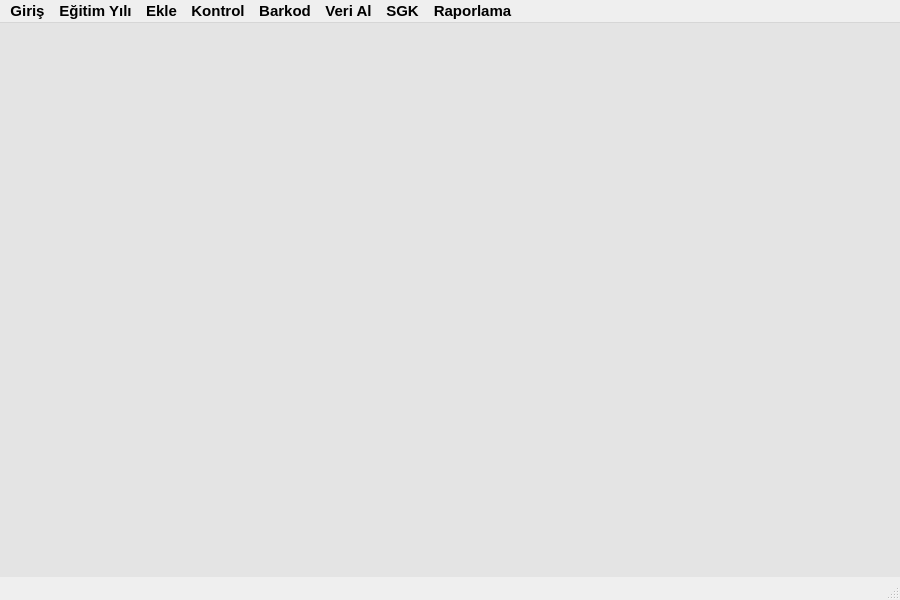
<?xml version="1.0" encoding="UTF-8"?>
<ui version="4.0">
 <class>MainWindow</class>
 <widget class="QMainWindow" name="MainWindow">
  <property name="geometry">
   <rect>
    <x>0</x>
    <y>0</y>
    <width>900</width>
    <height>600</height>
   </rect>
  </property>
  <property name="font">
   <font>
    <pointsize>11</pointsize>
    <weight>75</weight>
    <bold>true</bold>
   </font>
  </property>
  <property name="windowTitle">
   <string>MainWindow</string>
  </property>
  <widget class="QWidget" name="centralwidget">
   <property name="styleSheet">
    <string notr="true">/*Copyright (c) DevSec Studio. All rights reserved.

MIT License

Permission is hereby granted, free of charge, to any person obtaining a copy
of this software and associated documentation files (the &quot;Software&quot;), to deal
in the Software without restriction, including without limitation the rights
to use, copy, modify, merge, publish, distribute, sublicense, and/or sell
copies of the Software, and to permit persons to whom the Software is
furnished to do so, subject to the following conditions:

The above copyright notice and this permission notice shall be included in all
copies or substantial portions of the Software.

THE SOFTWARE IS PROVIDED *AS IS*, WITHOUT WARRANTY OF ANY KIND, EXPRESS OR
IMPLIED, INCLUDING BUT NOT LIMITED TO THE WARRANTIES OF MERCHANTABILITY,
FITNESS FOR A PARTICULAR PURPOSE AND NONINFRINGEMENT. IN NO EVENT SHALL THE
AUTHORS OR COPYRIGHT HOLDERS BE LIABLE FOR ANY CLAIM, DAMAGES OR OTHER
LIABILITY, WHETHER IN AN ACTION OF CONTRACT, TORT OR OTHERWISE, ARISING FROM,
OUT OF OR IN CONNECTION WITH THE SOFTWARE OR THE USE OR OTHER DEALINGS IN THE SOFTWARE.
*/

/*-----QWidget-----*/
QWidget
{
	background-color: #e4e4e4;
	color: #000;
	selection-background-color: #46a2da;
	selection-color: #fff;

}


/*-----QLabel-----*/
QLabel
{
	background-color: transparent;
	color: #fff;

}


/*-----QMenuBar-----*/
QMenuBar 
{
	background-color: qlineargradient(spread:repeat, x1:1, y1:0, x2:1, y2:1, stop:0 rgba(227, 227, 227, 255),stop:1 rgba(187, 187, 187, 255));
	border: 1px solid #f1f1f1;
	color: #000;

}


QMenuBar::item 
{
	background-color: transparent;

}


QMenuBar::item:selected 
{
	background-color: rgba(70,162,218,50%);
	border: 1px solid #46a2da;
	color: #000;

}


QMenuBar::item:pressed 
{
	background-color: #46a2da;
	border: 1px solid #46a2da;
	color: #fff;

}


/*-----QMenu-----*/
QMenu
{
    background-color: #d6d6d6;
    border: 1px solid #222;
    padding: 4px;
	color: #000;

}


QMenu::item
{
    background-color: transparent;
    padding: 2px 20px 2px 20px;

}


QMenu::separator
{
   	background-color: #46a2da;
	height: 1px;

}


QMenu::item:disabled
{
    color: #555;
    background-color: transparent;
    padding: 2px 20px 2px 20px;

}


QMenu::item:selected
{
	background-color: rgba(70,162,218,50%);
	border: 1px solid #46a2da;
	color: #000;

}


/*-----QToolBar-----*/
QToolBar
{
	background-color: #d6d6d6;
	border-top: none;
	border-bottom: 1px solid #f1f1f1;
	border-left: 1px solid #f1f1f1;
	border-right: 1px solid #f1f1f1;

}


QToolBar::separator
{
	background-color: #2e2e2e;
	width: 1px;

}


/*-----QToolButton-----*/
QToolButton 
{
	background-color: transparent;
	color: #fff;
	padding: 3px;
	margin-left: 1px;
}


QToolButton:hover
{
	background-color: rgba(70,162,218,50%);
	border: 1px solid #46a2da;
	color: #000;
	
}


QToolButton:pressed
{
	background-color: #727272;
	border: 1px solid #46a2da;

}


QToolButton:checked
{
	background-color: #727272;
	border: 1px solid #222;
}


/*-----QPushButton-----*/
QPushButton
{
	background-color: qlineargradient(spread:repeat, x1:1, y1:0, x2:1, y2:1, stop:0 rgba(184, 184, 184, 255),stop:1 rgba(159, 159, 159, 255));
	color: #000;
	min-width: 80px;
	border-style: solid;
	border-width: 1px;
	border-color: #051a39;
	padding: 5px;

}


QPushButton::flat
{
	background-color: transparent;
	border: none;
	color: #000;

}


QPushButton::disabled
{
	background-color: #606060;
	color: #959595;
	border-color: #051a39;

}


QPushButton::hover
{
	background-color: rgba(70,162,218,50%);
	border: 1px solid #46a2da;

}


QPushButton::pressed
{
	background-color: qlineargradient(spread:repeat, x1:1, y1:0, x2:1, y2:1, stop:0 rgba(174, 174, 174, 255),stop:1 rgba(149, 149, 149, 255));
	border: 1px solid #46a2da;

}


QPushButton::checked
{
	background-color: qlineargradient(spread:repeat, x1:1, y1:0, x2:1, y2:1, stop:0 rgba(174, 174, 174, 255),stop:1 rgba(149, 149, 149, 255));
	border: 1px solid #222;

}


/*-----QLineEdit-----*/
QLineEdit
{
	background-color: #f6f6f6;
	color : #000;
	border: 1px solid #343434;
	padding: 3px;
	padding-left: 5px;

}


/*-----QPlainTExtEdit-----*/
QPlainTextEdit
{
	background-color: #f6f6f6;
	color : #000;
	border: 1px solid #343434;
	padding: 3px;
	padding-left: 5px;

}


/*-----QTabBar-----*/
QTabBar::tab
{
	background-color: qlineargradient(spread:repeat, x1:1, y1:0, x2:1, y2:1, stop:0 rgba(227, 227, 227, 255),stop:1 rgba(187, 187, 187, 255));
	color: #000;
	border-style: solid;
	border-width: 1px;
	border-color: #666;
	border-bottom: none;
	padding: 5px;
	padding-left: 15px;
	padding-right: 15px;

}


QTabWidget::pane 
{
	background-color: red;
	border: 1px solid #666;
	top: 1px;

}


QTabBar::tab:last
{
	margin-right: 0; 

}


QTabBar::tab:first:!selected
{
	background-color: #666666;
	margin-left: 0px;

}


QTabBar::tab:!selected
{
	color: #b1b1b1;
	border-bottom-style: solid;
	background-color: #666666;

}


QTabBar::tab:selected
{
	margin-top: 0px;

}


QTabBar::tab:!selected:hover
{
	background-color: qlineargradient(spread:repeat, x1:1, y1:0, x2:1, y2:1, stop:0 rgba(127, 127, 127, 255),stop:1 rgba(87, 87, 87, 255));
	color: #000;

}


/*-----QComboBox-----*/
QComboBox
{
    background-color: qlineargradient(spread:repeat, x1:1, y1:0, x2:1, y2:1, stop:0 rgba(184, 184, 184, 255),stop:1 rgba(159, 159, 159, 255));
    border: 1px solid #000;
    padding-left: 6px;
    color: #000;
    height: 20px;

}


QComboBox::disabled
{
	background-color: #404040;
	color: #656565;
	border-color: #051a39;

}


QComboBox:on
{
    background-color: #46a2da;
	color: #fff;

}


QComboBox QAbstractItemView
{
    background-color: #383838;
    color: #ffffff;
    border: 1px solid black;
    selection-background-color: #46a2da;
    outline: 0;

}


QComboBox::drop-down
{
	background-color: qlineargradient(spread:repeat, x1:1, y1:0, x2:1, y2:1, stop:0 rgba(157, 157, 157, 255),stop:1 rgba(150, 150, 150, 255));
    subcontrol-origin: padding;
    subcontrol-position: top right;
    width: 15px;
    border-left-width: 1px;
    border-left-color: black;
    border-left-style: solid; 

}


QComboBox::down-arrow
{
    image: url(://arrow-down.png);
    width: 8px;
    height: 8px;
}


/*-----QSpinBox &amp; QDateTimeEdit-----*/
QSpinBox,
QDateTimeEdit 
{
    background-color: #f6f6f6;
	color : #000;
	border: 1px solid #000;
	padding: 3px;
	padding-left: 5px;

}


QSpinBox::up-button, 
QDateTimeEdit::up-button
{
	background-color: qlineargradient(spread:repeat, x1:1, y1:0, x2:1, y2:1, stop:0 rgba(184, 184, 184, 255),stop:1 rgba(159, 159, 159, 255));
    width: 16px; 
    border-width: 1px;
	border-color: #000;

}


QSpinBox::up-button:hover, 
QDateTimeEdit::up-button:hover
{
	background-color: #585858;

}


QSpinBox::up-button:pressed, 
QDateTimeEdit::up-button:pressed
{
	background-color: #252525;
    width: 16px; 
    border-width: 1px;

}


QSpinBox::up-arrow,
QDateTimeEdit::up-arrow
{
    image: url(://arrow-up.png);
    width: 7px;
    height: 7px;

}


QSpinBox::down-button, 
QDateTimeEdit::down-button
{
	background-color: qlineargradient(spread:repeat, x1:1, y1:0, x2:1, y2:1, stop:0 rgba(184, 184, 184, 255),stop:1 rgba(159, 159, 159, 255));
    width: 16px; 
    border-width: 1px;
	border-color: #000;

}


QSpinBox::down-button:hover, 
QDateTimeEdit::down-button:hover
{
	background-color: #585858;

}


QSpinBox::down-button:pressed, 
QDateTimeEdit::down-button:pressed
{
	background-color: #252525;
    width: 16px; 
    border-width: 1px;

}


QSpinBox::down-arrow,
QDateTimeEdit::down-arrow
{
    image: url(://arrow-down.png);
    width: 7px;
    height: 7px;

}


/*-----QGroupBox-----*/
QGroupBox 
{
    border: 1px solid;
    border-color: #666666;
    margin-top: 23px;

}


QGroupBox::title  
{
    background-color: #a0a2a4;
    color: #000;
	subcontrol-position: top left;
    subcontrol-origin: margin;
    padding: 5px;
	border: 1px solid #000;
	border-bottom: none;

}




/*-----QHeaderView-----*/
QHeaderView::section
{
    background-color: qlineargradient(spread:repeat, x1:1, y1:0, x2:1, y2:1, stop:0 rgba(227, 227, 227, 255),stop:1 rgba(187, 187, 187, 255));
	border: 1px solid #000;
    color: #000;
    text-align: left;
	padding: 4px;
	
}


QHeaderView::section:disabled
{
    background-color: #525251;
    color: #656565;

}


QHeaderView::section:checked
{
    background-color: qlineargradient(spread:repeat, x1:1, y1:0, x2:1, y2:1, stop:0 rgba(227, 227, 227, 255),stop:1 rgba(187, 187, 187, 255));
    color: #000;

}


QHeaderView::section::vertical::first,
QHeaderView::section::vertical::only-one
{
    border-top: 1px solid #353635;

}


QHeaderView::section::vertical
{
    border-top: 1px solid #353635;

}


QHeaderView::section::horizontal::first,
QHeaderView::section::horizontal::only-one
{
    border-left: 1px solid #353635;

}


QHeaderView::section::horizontal
{
    border-left: 1px solid #353635;

}


QTableCornerButton::section
{
    background-color: qlineargradient(spread:repeat, x1:1, y1:0, x2:1, y2:1, stop:0 rgba(227, 227, 227, 255),stop:1 rgba(187, 187, 187, 255));
	border: 1px solid #000;
    color: #fff;

}


/*-----QTreeWidget-----*/
QTreeView
{
	show-decoration-selected: 1;
	alternate-background-color: #c6c6c6;
	selection-color: #fff;
	background-color: #f6f6f6;
	border: 1px solid gray;
	padding-top : 5px;
	color: #000;
	font: 8pt;

}


QTreeView::item:selected
{
	color:#fff;
	background-color: #46a2da;
	border-radius: 0px;

}


QTreeView::item:!selected:hover
{
    background-color: #5e5e5e;
    border: none;
    color: white;

}


QTreeView::branch:has-children:!has-siblings:closed,
QTreeView::branch:closed:has-children:has-siblings 
{
	image: url(://tree-closed.png);

}


QTreeView::branch:open:has-children:!has-siblings,
QTreeView::branch:open:has-children:has-siblings  
{
	image: url(://tree-open.png);

}


/*-----QListView-----*/
QListView 
{
	background-color: #f6f6f6;
    border : none;
    color: #000;
    show-decoration-selected: 1; 
    outline: 0;
	border: 1px solid gray;

}


QListView::disabled 
{
	background-color: #656565;
	color: #1b1b1b;
    border: 1px solid #656565;

}


QListView::item 
{
	background-color: #f6f6f6;
    padding: 1px;

}


QListView::item:alternate 
{
    background-color: #c6c6c6;

}


QListView::item:alternate:selected
{
    background-color: red;

}


QListView::item:selected 
{
	background-color: #b78620;
	border: 1px solid #b78620;
	color: #fff;

}


QListView::item:selected:!active 
{
	background-color: #46a2da;
	border: 1px solid #46a2da;
	color: #fff;

}


QListView::item:selected:active 
{
	background-color: #46a2da;
	border: 1px solid #46a2da;
	color: #fff;

}


QListView::item:hover {
    background-color: #5e5e5e;
    border: none;
    color: #000;

}


/*-----QCheckBox-----*/
QCheckBox
{
	background-color: transparent;
    color: #000;
	border: none;

}


QCheckBox::indicator
{
    background-color: lightgray;
    border: 1px solid #000;
    width: 12px;
    height: 12px;

}


QCheckBox::indicator:checked
{
    image:url(&quot;./ressources/check.png&quot;);
	background-color: #46a2da;
    border: 1px solid #3a546e;

}


QCheckBox::indicator:unchecked:hover
{
	border: 1px solid #46a2da; 

}


QCheckBox::disabled
{
	color: #656565;

}


QCheckBox::indicator:disabled
{
	background-color: #656565;
	color: #656565;
    border: 1px solid #656565;

}


/*-----QRadioButton-----*/
QRadioButton 
{
	color: #000;
	background-color: transparent;

}


QRadioButton::indicator::unchecked:hover 
{
	background-color: darkgray;
	border: 2px solid #46a2da;
	border-radius: 6px;
}


QRadioButton::indicator::checked 
{
	border: 2px solid #52beff;
	border-radius: 6px;
	background-color: #0088da;  
	width: 9px; 
	height: 9px; 

}


/*-----QSlider-----*/
QSlider::groove:horizontal 
{
	background-color: transparent;
	height: 3px;

}


QSlider::sub-page:horizontal 
{
	background-color: #46a2da;

}


QSlider::add-page:horizontal 
{
	background-color: #5d5d5d;

}


QSlider::handle:horizontal 
{
	background-color: #46a2da;
	width: 14px;
	margin-top: -6px;
	margin-bottom: -6px;
	border-radius: 6px;

}


QSlider::handle:horizontal:hover 
{
	background-color: #0088da;
	border-radius: 6px;

}


QSlider::sub-page:horizontal:disabled 
{
	background-color: #bbb;
	border-color: #999;

}


QSlider::add-page:horizontal:disabled 
{
	background-color: #eee;
	border-color: #999;

}


QSlider::handle:horizontal:disabled 
{
	background-color: #eee;
	border: 1px solid #aaa;
	border-radius: 3px;

}


/*-----QScrollBar-----*/
QScrollBar:horizontal
{
    border: 1px solid #222222;
    background-color: #9d9d9d;
    height: 13px;
    margin: 0px 16px 0 16px;

}


QScrollBar::handle:horizontal
{
	background-color: qlineargradient(spread:repeat, x1:1, y1:0, x2:1, y2:1, stop:0 rgba(227, 227, 227, 255),stop:1 rgba(187, 187, 187, 255));
	border: 1px solid #2d2d2d;
    min-height: 20px;

}


QScrollBar::add-line:horizontal
{
	background-color: qlineargradient(spread:repeat, x1:1, y1:0, x2:1, y2:1, stop:0 rgba(227, 227, 227, 255),stop:1 rgba(187, 187, 187, 255));
	border: 1px solid #2d2d2d;
    width: 15px;
    subcontrol-position: right;
    subcontrol-origin: margin;

}


QScrollBar::sub-line:horizontal
{
	background-color: qlineargradient(spread:repeat, x1:1, y1:0, x2:1, y2:1, stop:0 rgba(227, 227, 227, 255),stop:1 rgba(187, 187, 187, 255));
	border: 1px solid #2d2d2d;
    width: 15px;
    subcontrol-position: left;
    subcontrol-origin: margin;

}


QScrollBar::right-arrow:horizontal
{
    image: url(://arrow-right.png);
    width: 6px;
    height: 6px;

}


QScrollBar::left-arrow:horizontal
{
    image: url(://arrow-left.png);
    width: 6px;
    height: 6px;

}


QScrollBar::add-page:horizontal, QScrollBar::sub-page:horizontal
{
    background: none;

}


QScrollBar:vertical
{
    background-color: #9d9d9d;
    width: 13px;
	border: 1px solid #2d2d2d;
    margin: 16px 0px 16px 0px;

}


QScrollBar::handle:vertical
{
    background-color: qlineargradient(spread:repeat, x1:1, y1:0, x2:1, y2:1, stop:0 rgba(227, 227, 227, 255),stop:1 rgba(187, 187, 187, 255));
	border: 1px solid #2d2d2d;
    min-height: 20px;

}


QScrollBar::add-line:vertical
{
	background-color: qlineargradient(spread:repeat, x1:1, y1:0, x2:1, y2:1, stop:0 rgba(227, 227, 227, 255),stop:1 rgba(187, 187, 187, 255));
	border: 1px solid #2d2d2d;
    height: 15px;
    subcontrol-position: bottom;
    subcontrol-origin: margin;

}


QScrollBar::sub-line:vertical
{
	background-color: qlineargradient(spread:repeat, x1:1, y1:0, x2:1, y2:1, stop:0 rgba(227, 227, 227, 255),stop:1 rgba(187, 187, 187, 255));
	border: 1px solid #2d2d2d;
    height: 15px;
    subcontrol-position: top;
    subcontrol-origin: margin;

}


QScrollBar::up-arrow:vertical
{
    image: url(://arrow-up.png);
    width: 6px;
    height: 6px;

}


QScrollBar::down-arrow:vertical
{
    image: url(://arrow-down.png);
    width: 6px;
    height: 6px;

}


QScrollBar::add-page:vertical, QScrollBar::sub-page:vertical
{
    background: none;

}


/*-----QProgressBar-----*/
QProgressBar
{
	background-color: qlineargradient(spread:repeat, x1:1, y1:0, x2:1, y2:1, stop:0 rgba(227, 227, 227, 255),stop:1 rgba(187, 187, 187, 255));
    border: 1px solid #666666;
    text-align: center;
	color: #000;
	font-weight: bold;

}


QProgressBar::chunk
{
    background-color: #46a2da;
    width: 5px;
    margin: 0.5px;

}

</string>
   </property>
  </widget>
  <widget class="QMenuBar" name="menubar">
   <property name="geometry">
    <rect>
     <x>0</x>
     <y>0</y>
     <width>900</width>
     <height>21</height>
    </rect>
   </property>
   <widget class="QMenu" name="menuEkle">
    <property name="title">
     <string>Ekle</string>
    </property>
    <addaction name="act_student"/>
    <addaction name="separator"/>
    <addaction name="act_department"/>
    <addaction name="act_branch"/>
    <addaction name="act_class"/>
    <addaction name="act_parent_class"/>
    <addaction name="separator"/>
    <addaction name="act_staff"/>
    <addaction name="act_staff_branch"/>
    <addaction name="act_degree"/>
    <addaction name="separator"/>
    <addaction name="act_institutation_info"/>
    <addaction name="separator"/>
    <addaction name="act_workplace"/>
    <addaction name="separator"/>
    <addaction name="act_cause"/>
    <addaction name="act_neighborhood"/>
    <addaction name="act_day"/>
    <addaction name="act_add_class_to_parent"/>
    <addaction name="act_staff_workplace"/>
    <addaction name="act_change_workplace"/>
    <addaction name="act_disconnection"/>
   </widget>
   <widget class="QMenu" name="menuE_itim_Y_l">
    <property name="title">
     <string>Eğitim Yılı</string>
    </property>
    <addaction name="actionE_itim_Y_l_Ekle"/>
    <addaction name="actionE_itim_Y_l_Se"/>
    <addaction name="actionE_itim_Y_l_Kopyala"/>
    <addaction name="actionYedek_Al"/>
    <addaction name="actionYedekten_Getir"/>
   </widget>
   <widget class="QMenu" name="menuGiri">
    <property name="title">
     <string>Giriş</string>
    </property>
    <addaction name="actionKullan_c_Giri_i"/>
    <addaction name="actionMisafir_Giri_i"/>
   </widget>
   <widget class="QMenu" name="menuKontrol">
    <property name="title">
     <string>Kontrol</string>
    </property>
    <addaction name="actionT_m_Bilgiler"/>
    <addaction name="actionEksik_Bilgi_Doldur"/>
   </widget>
   <widget class="QMenu" name="menuBarkod">
    <property name="title">
     <string>Barkod</string>
    </property>
    <addaction name="actionBarkod_Olu_tur"/>
    <addaction name="actionBarkod_Oku"/>
   </widget>
   <widget class="QMenu" name="menuVeri_Al">
    <property name="title">
     <string>Veri Al</string>
    </property>
    <addaction name="actionVeri_Giri_i_Yap"/>
    <addaction name="actionVeri_k_Yap"/>
    <addaction name="actionVeri_Giri_i_Yap_2"/>
   </widget>
   <widget class="QMenu" name="menuRaporlama">
    <property name="title">
     <string>Raporlama</string>
    </property>
    <addaction name="actionSe_enekli_Rapor_Olu_tur"/>
    <addaction name="actionHaftal_k_Form_retmen"/>
    <addaction name="actionHaftal_k_Form_i_letme"/>
    <addaction name="actionAyl_k_Form_retmen"/>
    <addaction name="actionAyl_k_Form_i_letme"/>
    <addaction name="action_retmen_G_rev_Formu"/>
    <addaction name="actionD_nen_Evrak_Kontrol"/>
   </widget>
   <widget class="QMenu" name="menuSGK">
    <property name="title">
     <string>SGK</string>
    </property>
    <addaction name="action_renci_Devams_zl_k_Ekle"/>
    <addaction name="actionOkul_SGK_Bilgileri_Ekle"/>
    <addaction name="actionSGK_Prim_Belgesi_7"/>
    <addaction name="actionSGK_Prim_Belgesi_42"/>
    <addaction name="actionSGK_Prim_Belgesi_49"/>
    <addaction name="actionSGK_Prim_Belgesi_50"/>
   </widget>
   <addaction name="menuGiri"/>
   <addaction name="menuE_itim_Y_l"/>
   <addaction name="menuEkle"/>
   <addaction name="menuKontrol"/>
   <addaction name="menuBarkod"/>
   <addaction name="menuVeri_Al"/>
   <addaction name="menuSGK"/>
   <addaction name="menuRaporlama"/>
  </widget>
  <widget class="QStatusBar" name="statusbar"/>
  <action name="act_student">
   <property name="text">
    <string>Öğrenci</string>
   </property>
   <property name="font">
    <font>
     <pointsize>11</pointsize>
     <weight>75</weight>
     <bold>true</bold>
    </font>
   </property>
  </action>
  <action name="act_department">
   <property name="text">
    <string>Alan Ekle</string>
   </property>
   <property name="font">
    <font>
     <pointsize>11</pointsize>
     <weight>75</weight>
     <bold>true</bold>
    </font>
   </property>
  </action>
  <action name="act_branch">
   <property name="text">
    <string>Dal Ekle</string>
   </property>
   <property name="font">
    <font>
     <pointsize>11</pointsize>
     <weight>75</weight>
     <bold>true</bold>
    </font>
   </property>
  </action>
  <action name="act_class">
   <property name="text">
    <string>Sınıf Ekle</string>
   </property>
   <property name="font">
    <font>
     <pointsize>11</pointsize>
     <weight>75</weight>
     <bold>true</bold>
    </font>
   </property>
  </action>
  <action name="act_staff">
   <property name="text">
    <string>Personel Ekle</string>
   </property>
   <property name="font">
    <font>
     <pointsize>11</pointsize>
     <weight>75</weight>
     <bold>true</bold>
    </font>
   </property>
  </action>
  <action name="act_staff_branch">
   <property name="text">
    <string>Branş Ekle</string>
   </property>
   <property name="font">
    <font>
     <pointsize>11</pointsize>
     <weight>75</weight>
     <bold>true</bold>
    </font>
   </property>
  </action>
  <action name="act_degree">
   <property name="text">
    <string>Unvan Ekle</string>
   </property>
   <property name="font">
    <font>
     <pointsize>11</pointsize>
     <weight>75</weight>
     <bold>true</bold>
    </font>
   </property>
  </action>
  <action name="act_institutation_info">
   <property name="text">
    <string>Okul Bilgileri Ekle</string>
   </property>
   <property name="font">
    <font>
     <pointsize>11</pointsize>
     <weight>75</weight>
     <bold>true</bold>
    </font>
   </property>
  </action>
  <action name="act_workplace">
   <property name="text">
    <string>İşletme Ekle</string>
   </property>
   <property name="font">
    <font>
     <pointsize>11</pointsize>
     <weight>75</weight>
     <bold>true</bold>
    </font>
   </property>
  </action>
  <action name="act_cause">
   <property name="text">
    <string>Ayrılma Sebebi</string>
   </property>
   <property name="font">
    <font>
     <pointsize>11</pointsize>
     <weight>75</weight>
     <italic>false</italic>
     <bold>true</bold>
    </font>
   </property>
  </action>
  <action name="act_document">
   <property name="text">
    <string>Belge Türü</string>
   </property>
   <property name="font">
    <font>
     <pointsize>11</pointsize>
     <weight>75</weight>
     <bold>true</bold>
    </font>
   </property>
  </action>
  <action name="act_social_club">
   <property name="text">
    <string>Sosyal Kulüp</string>
   </property>
   <property name="font">
    <font>
     <pointsize>11</pointsize>
     <weight>75</weight>
     <italic>false</italic>
     <bold>true</bold>
    </font>
   </property>
  </action>
  <action name="actionE_itim_Y_l_Ekle">
   <property name="text">
    <string>Eğitim Yılı Ekle</string>
   </property>
  </action>
  <action name="actionE_itim_Y_l_Se">
   <property name="text">
    <string>Eğitim Yılı Seç</string>
   </property>
  </action>
  <action name="actionE_itim_Y_l_Kopyala">
   <property name="text">
    <string>Eğitim Yılı Kopyala</string>
   </property>
  </action>
  <action name="actionYedek_Al">
   <property name="text">
    <string>Yedek Al</string>
   </property>
  </action>
  <action name="actionYedekten_Getir">
   <property name="text">
    <string>Yedekten Getir</string>
   </property>
  </action>
  <action name="actionKullan_c_Giri_i">
   <property name="text">
    <string>Kullanıcı Girişi</string>
   </property>
  </action>
  <action name="actionMisafir_Giri_i">
   <property name="text">
    <string>Misafir Girişi</string>
   </property>
  </action>
  <action name="actionT_m_Bilgiler">
   <property name="text">
    <string>Tüm Bilgiler</string>
   </property>
  </action>
  <action name="actionEksik_Bilgi_Doldur">
   <property name="text">
    <string>Eksik Bilgi Doldur</string>
   </property>
  </action>
  <action name="actionBarkod_Olu_tur">
   <property name="text">
    <string>Barkod Oluştur</string>
   </property>
  </action>
  <action name="actionBarkod_Oku">
   <property name="text">
    <string>Barkod Oku</string>
   </property>
  </action>
  <action name="actionVeri_Giri_i_Yap">
   <property name="text">
    <string>Veri Girişi Yap (Excel)</string>
   </property>
  </action>
  <action name="actionVeri_k_Yap">
   <property name="text">
    <string>Veri Çıkışı Yap (Excel)</string>
   </property>
  </action>
  <action name="actionSe_enekli_Rapor_Olu_tur">
   <property name="text">
    <string>Seçenekli Rapor Oluştur</string>
   </property>
  </action>
  <action name="actionHaftal_k_Form_retmen">
   <property name="text">
    <string>Haftalık Form (Öğretmen)</string>
   </property>
  </action>
  <action name="actionHaftal_k_Form_i_letme">
   <property name="text">
    <string>Haftalık Form (işletme)</string>
   </property>
  </action>
  <action name="actionAyl_k_Form_retmen">
   <property name="text">
    <string>Aylık Form (Öğretmen)</string>
   </property>
  </action>
  <action name="actionAyl_k_Form_i_letme">
   <property name="text">
    <string>Aylık Form (işletme)</string>
   </property>
  </action>
  <action name="action_retmen_G_rev_Formu">
   <property name="text">
    <string>Öğretmen Görev Formu</string>
   </property>
  </action>
  <action name="actionD_nen_Evrak_Kontrol">
   <property name="text">
    <string>Dönen Evrak Kontrol</string>
   </property>
  </action>
  <action name="action_renci_Devams_zl_k_Ekle">
   <property name="text">
    <string>Öğrenci Devamsızlık Ekle</string>
   </property>
  </action>
  <action name="actionOkul_SGK_Bilgileri_Ekle">
   <property name="text">
    <string>Okul SGK Bilgileri Ekle</string>
   </property>
  </action>
  <action name="actionSGK_Prim_Belgesi_7">
   <property name="text">
    <string>SGK Prim Belgesi (7)</string>
   </property>
  </action>
  <action name="actionSGK_Prim_Belgesi_42">
   <property name="text">
    <string>SGK Prim Belgesi (42)</string>
   </property>
  </action>
  <action name="actionSGK_Prim_Belgesi_49">
   <property name="text">
    <string>SGK Prim Belgesi (49)</string>
   </property>
  </action>
  <action name="actionSGK_Prim_Belgesi_50">
   <property name="text">
    <string>SGK Prim Belgesi (50)</string>
   </property>
  </action>
  <action name="actionVeri_Giri_i_Yap_2">
   <property name="text">
    <string>Veri Girişi Yap</string>
   </property>
  </action>
  <action name="act_neighborhood">
   <property name="text">
    <string>Semt/Mahalle Ekle</string>
   </property>
   <property name="font">
    <font>
     <pointsize>11</pointsize>
     <weight>75</weight>
     <bold>true</bold>
    </font>
   </property>
  </action>
  <action name="act_parent_class">
   <property name="text">
    <string>Ortak Sınıf Ekle</string>
   </property>
   <property name="font">
    <font>
     <pointsize>11</pointsize>
     <weight>75</weight>
     <bold>true</bold>
    </font>
   </property>
  </action>
  <action name="act_day">
   <property name="text">
    <string>Günler</string>
   </property>
   <property name="font">
    <font>
     <pointsize>11</pointsize>
     <weight>75</weight>
     <bold>true</bold>
    </font>
   </property>
  </action>
  <action name="act_add_class_to_parent">
   <property name="text">
    <string>Ortak sınıfa alt sınıf ekle</string>
   </property>
   <property name="font">
    <font>
     <pointsize>11</pointsize>
     <weight>75</weight>
     <bold>true</bold>
    </font>
   </property>
  </action>
  <action name="act_staff_workplace">
   <property name="text">
    <string>Öğretmen-İşletme</string>
   </property>
   <property name="font">
    <font>
     <pointsize>11</pointsize>
     <weight>75</weight>
     <bold>true</bold>
    </font>
   </property>
  </action>
  <action name="act_staff_days">
   <property name="text">
    <string>Öğretmen İşletme Günleri Ekle</string>
   </property>
   <property name="font">
    <font>
     <pointsize>11</pointsize>
     <weight>75</weight>
     <bold>true</bold>
    </font>
   </property>
  </action>
  <action name="act_class_days">
   <property name="text">
    <string>Sınıf İşletme Günleri Ekle</string>
   </property>
   <property name="font">
    <font>
     <pointsize>11</pointsize>
     <weight>75</weight>
     <bold>true</bold>
    </font>
   </property>
  </action>
  <action name="act_change_workplace">
   <property name="text">
    <string>İşletme Değiştir</string>
   </property>
   <property name="font">
    <font>
     <pointsize>11</pointsize>
     <weight>75</weight>
     <bold>true</bold>
    </font>
   </property>
  </action>
  <action name="act_disconnection">
   <property name="text">
    <string>Ayrılış Yap</string>
   </property>
   <property name="font">
    <font>
     <pointsize>11</pointsize>
     <weight>75</weight>
     <bold>true</bold>
    </font>
   </property>
  </action>
 </widget>
 <resources/>
 <connections/>
</ui>
